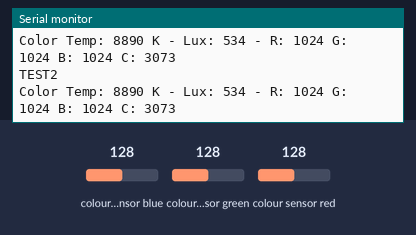
A sketch run on a simulated Arduino Uno, built with avr-gcc and run on an emulated ATmega328P. On the bench: the last lines printed to the serial monitor. Inputs (shaded band) come from the test bench; at power-on: colour sensor blue 128, colour sensor green 128, colour sensor red 128.

Above: at 2.9 s.
3.0 s: colour sensor blue set to 5
At 4.5 s:
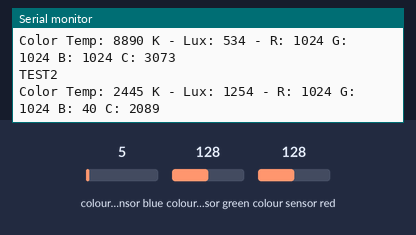
5.0 s: colour sensor green set to 5
At 5.4 s:
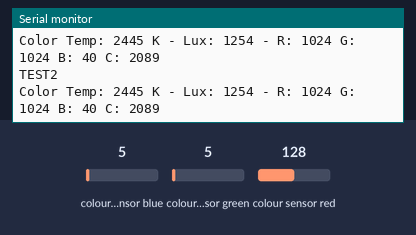
7.0 s: colour sensor red set to 5
At 8.8 s:
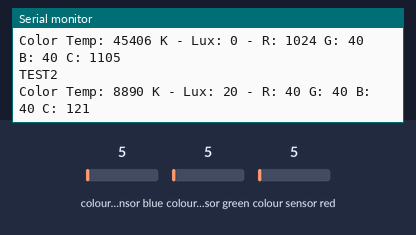
Timing chart, 0 to 10.3 s (numbered marks = the images above; inputs shaded):
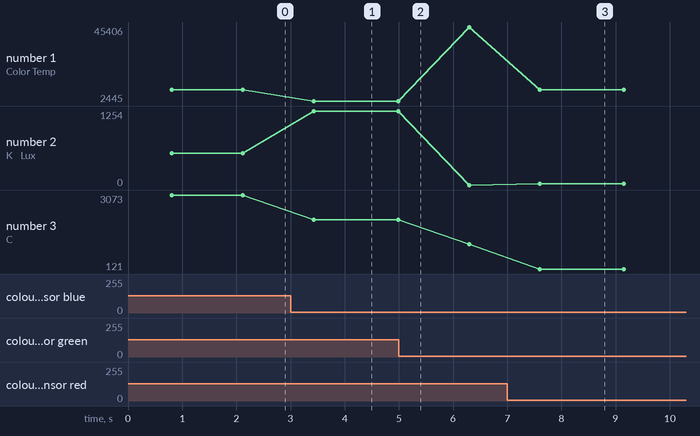

The sketch:

triple_colour_sensor.ino
```cpp
#include <Wire.h>
#include "Adafruit_TCS34725.h"

uint16_t r, g, b, c, colorTemp, lux = 0;
uint16_t rL, gL, bL = 0;
uint16_t rR, gR, bR = 0;
uint16_t rM, gM, bM = 0;
int sensorLeft = 7;
int sensorRight = 8;
int sensorMid = 9;
int CS_DELAY = 250;
void setup(void) {
  Serial.begin(9600);
  init_sensor_pins();
}
void init_sensor_pins(void) {
  pinMode(sensorLeft, OUTPUT);
  pinMode(sensorRight, OUTPUT);
  pinMode(sensorMid, OUTPUT);
}
void loop(void) {
  read_3_colour_sensors();
}
void read_3_colour_sensors(void) {
  for(int i = 0; i < 3; i++){
    sensorON(sensorRight);
    delay(2*CS_DELAY);
  }
  // Save last reading
  rR = r;
  gR = g;
  bR = b;
  digitalWrite(sensorRight, LOW);
  delay(CS_DELAY);
  for(int j = 0; j < 3; j++){
    sensorON(sensorLeft);
    delay(2*CS_DELAY);
  }
  // Save last reading
  rL = r;
  gL = g;
  bL = b;
  digitalWrite(sensorLeft, LOW);
  delay(CS_DELAY);
  for(int k = 0; k < 3; k++){
    sensorON(sensorMid);
    delay(2*CS_DELAY);
  }
  // Save last reading
  rM = r;
  gM = g;
  bM = b;
  digitalWrite(sensorMid, LOW);
  delay(CS_DELAY);
}

void sensorON(int pin){
  // Must reinit so that when power is turned back on it is OK
  digitalWrite(pin, HIGH);
  Adafruit_TCS34725 tcs = Adafruit_TCS34725(TCS34725_INTEGRATIONTIME_614MS, TCS34725_GAIN_1X);
  delay(3*CS_DELAY);

  tcs.getRawData(&r, &g, &b, &c);
  Serial.println("TEST2");
  colorTemp = tcs.calculateColorTemperature(r, g, b);
  lux = tcs.calculateLux(r, g, b);
  // display data
  Serial.print("Color Temp: "); Serial.print(colorTemp, DEC); Serial.print(" K - ");
  Serial.print("Lux: "); Serial.print(lux, DEC); Serial.print(" - ");
  Serial.print("R: "); Serial.print(r, DEC); Serial.print(" ");
  Serial.print("G: "); Serial.print(g, DEC); Serial.print(" ");
  Serial.print("B: "); Serial.print(b, DEC); Serial.print(" ");
  Serial.print("C: "); Serial.print(c, DEC); Serial.print(" ");
  Serial.println(" ");
}
```

Measured:
- after the input at 3.0 s, the serial monitor: prints a new line after 0.43 s (image 1)
- after the input at 7.0 s, the serial monitor: prints a new line after 0.60 s (image 3)
- plotted number 1: 8890 → 2445 after the input at 3.0 s, 2445 → 45406 after the input at 5.0 s, 45406 → 8890 after the input at 7.0 s
- plotted number 2: 534 → 1254 after the input at 3.0 s, 1254 → 0 after the input at 5.0 s, 0 → 20 after the input at 7.0 s
- plotted number 3: 3073 → 2089 after the input at 3.0 s, 2089 → 1105 after the input at 5.0 s, 1105 → 121 after the input at 7.0 s
